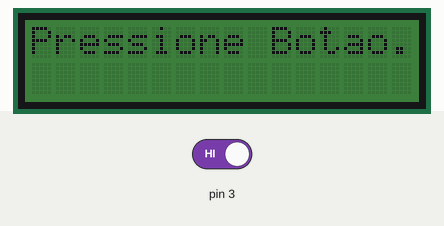
This sketch was run on a simulated Arduino Uno, built with avr-gcc and run on an emulated ATmega328P. Parts: 16×2 character LCD. The test bench sets the inputs (shaded band); at power-on: pin 3 HIGH. Random numbers use the default seed unless the sketch sets one; what the sketch prints to the serial monitor is not drawn.

Above: at 1.2 s.
1.3 s: pin 3 driven LOW
At 2.1 s:
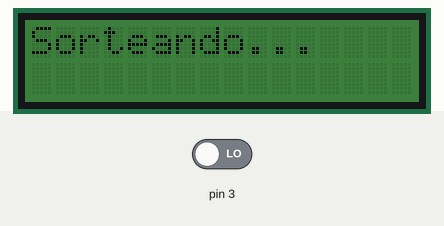
2.8 s: pin 3 driven HIGH
At 5.7 s:
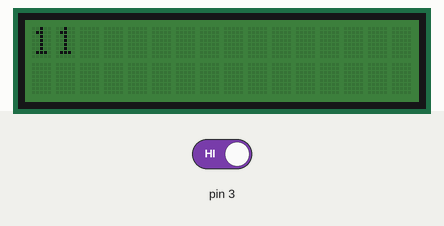
Timing chart, 0 to 7.2 s (numbered marks = the images above; inputs shaded):
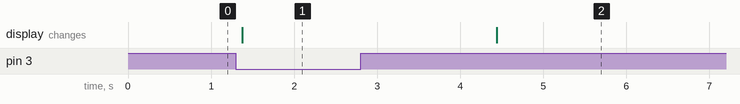

Measured:
- after the input at 1.3 s, the display: changes after 0.07 s (image 1)

The sketch:

sorteio_arduino.ino
```cpp
/* =============================================================
 *  Programa desenvolvido durante o Arduino Day Santos 2018
 * =============================================================
 * Autores: Thiago Ferauche e Gil Oliveira
 * (Santos Hacker Clube)
 *
 * Sketch que realiza o sorteio de um número após pressionar um pushbutton,
 * usando o ruído da entrada analógica de um Arduino Uno, e a saída é
 * realizada pelo porta Serial e também por um Display LCD
 * (Grove-LCD RGB Backlight)
 *
  *
 */

#include <Wire.h>
#include "rgb_lcd.h"

rgb_lcd lcd;

const int colorR = 0;
const int colorG = 90;
const int colorB = 0;
long randNumber;
int bot = 0;
int val_max = 24;

void setup() {
   Serial.begin(9600);
   // if analog input pin 0 is unconnected, random analog
   // noise will cause the call to randomSeed() to generate
   // different seed numbers each time the sketch runs.
   // randomSeed() will then shuffle the random function.
   randomSeed(analogRead(0));
   pinMode(3,INPUT);
   Serial.println("ARDUINO DAY Santos 2018 - Sorteio (SHC)");
   Serial.println("Aguardando pressionar botão....");
   // set up do LCD
    lcd.begin(0,1);
    lcd.setRGB(colorR, colorG, colorB);
    lcd.print("Pressione Botao...");

}

void loop() {
   /// captura a entrada do botão
   /// 0 - botão pressionado
   /// 1 - botão não pressionado
   bot = digitalRead(3);
   if(bot == 0 ) {
       /// setup up do LCD
       /// Aqui o código pode ser melhorado para não ter que inicializar o LCD
       /// toda a vez que vou exibir algo nele
       lcd.begin(0,1);
       lcd.setRGB(colorR, colorG, colorB);
       lcd.print("Sorteando...");
       /// for para causar suspense :D
       for(int i=0; i<10;i++) {
          Serial.print(".");
          delay(300);
       }

       Serial.println();
       Serial.println("E o grande vencedor é ");

       //Gera o número aleatório na faixa estipulado de 1 a val_max
       randNumber = random(1, val_max);// print a random number from 10 to 19
       lcd.begin(0,1);
       lcd.setRGB(colorR, colorG, colorB);
       Serial.print(randNumber);
       lcd.print(randNumber);
   }
}
```
